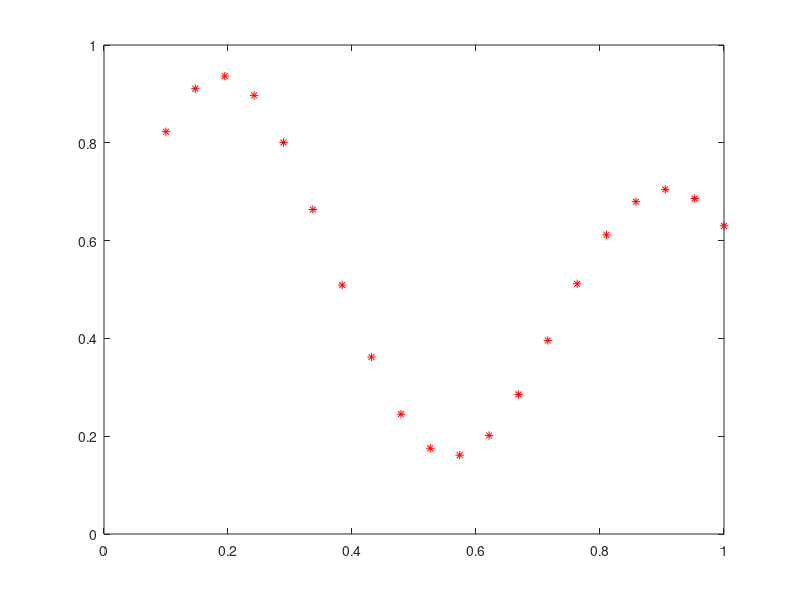

Write the MATLAB code that produced this figure.
clear all
x=linspace(0.1,1,20);
d=(1 + 0.6 * sin (2 * pi * x / 0.7) + 0.3 * sin (2 * pi * x)) / 2;
plot(x,d,'r*');
c1=0.2;
c2=0.9;
r1=0.15;
r2=0.15;
F1 = exp(-(x-c1).^2/(2*r1^2));
F2 = exp(-(x-c2).^2/(2*r2^2));
w1=randn(1);
w2=randn(1);
w0=randn(1);
ler=0.15;

for i=1:1000
 for   j=1:20
     y=F1(j)*w1+F2(j)*w2+w0;
     e=d(j)-y;
     if e~=0
         w1=w1+ler*e*F1(j);
         w2=w2+ler*e*F2(j);
         w0=w0+ler*e;
     end
 end
end
for i=1:20
    y(i)=F1(i)*w1+F2(i)*w2+w0;
end
